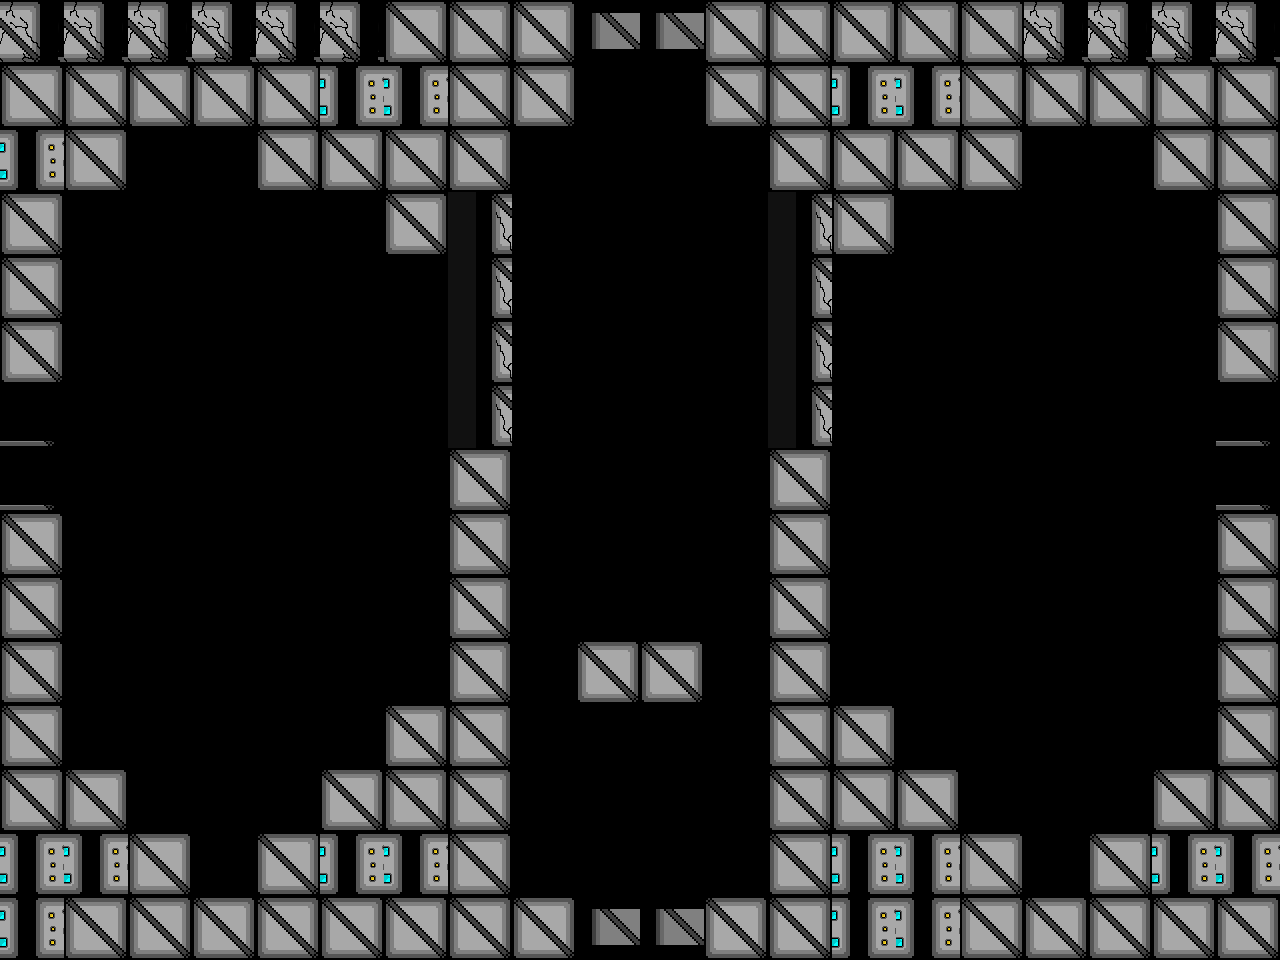

A 2D game scene composited from a Tiled map and its tileset images. What follows is a short description and the map's XML, with each tile layer's data collapsed to a summary:
An orthogonal 20x15 tile map with 64x64 px tiles, 1 tile layer (Tile Layer 2) and 9 objects (4x Assassin, 2x Uno, ScrollingBackground, Player, HealthUp).

<map version="1.0" tiledversion="1.0.3" orientation="orthogonal" renderorder="right-down" width="20" height="15" tilewidth="64" tileheight="64" nextobjectid="101">
 <properties>
  <property name="assassin" value="assets/assasin_rightLeftSpritesheet_Champion.png" />
  <property name="backgroundEasy" value="assets/backgroundEasy.png" />
  <property name="backgroundHard" value="assets/backgroundHard.png" />
  <property name="backgroundMedium" value="assets/backgroundMedium.png" />
  <property name="boss" value="assets/boss.png" />
  <property name="bossexplosion" value="assets/bossexplosion.png" />
  <property name="damageUp" value="assets/metalBoxCoin.png" />
  <property name="explosion" value="assets/explosion.png" />
  <property name="firingRateUp" value="assets/metalBoxCoin.png" />
  <property name="healthUp" value="assets/metalBoxHeart.png" />
  <property name="largeexplosion" value="assets/largeexplosion.png" />
  <property name="loading" value="assets/loading.png" />
  <property name="moveSpeedUp" value="assets/metalBoxCoin.png" />
  <property name="newborn" value="assets/newborn_spritesheet(h54_w62)Champion.png" />
  <property name="player" value="assets/playerSpriteSheetTemp.png" />
  <property name="reward" value="assets/reward1.png" />
  <property name="smallexplosion" value="assets/smallexplosion.png" />
  <property name="uno" value="assets/uno_Static_Champion.png" />
 </properties>
 <tileset firstgid="1" name="blocks1" tilewidth="64" tileheight="64" tilecount="14" columns="14">
  <image source="blocks1.png" width="900" height="64" />
 </tileset>
 <objectgroup color="#00ff00" name="Object Layer 1">
  <object id="59" name="Background" type="ScrollingBackground" x="0" y="0" width="64" height="64">
   <properties>
    <property name="numFrames" value="1" />
    <property name="textureHeight" value="960" />
    <property name="textureID" value="backgroundHard" />
    <property name="textureWidth" value="1280" />
   </properties>
  </object>
  <object id="55" name="Player1" type="Player" x="623.697" y="791.912" width="34" height="64">
   <properties>
    <property name="numFrames" value="6" />
    <property name="textureHeight" value="60" />
    <property name="textureID" value="player" />
    <property name="textureWidth" value="34" />
   </properties>
  </object>
  <object id="92" name="Assassin1" type="Assassin" x="1040.5" y="210.5" width="99" height="99">
   <properties>
    <property name="numFrames" value="4" />
    <property name="textureHeight" value="100" />
    <property name="textureID" value="assassin" />
    <property name="textureWidth" value="100" />
   </properties>
  </object>
  <object id="93" name="Assassin1" type="Assassin" x="1042.5" y="652.5" width="99" height="99">
   <properties>
    <property name="numFrames" value="4" />
    <property name="textureHeight" value="100" />
    <property name="textureID" value="assassin" />
    <property name="textureWidth" value="100" />
   </properties>
  </object>
  <object id="94" name="Assassin1" type="Assassin" x="146.5" y="652.5" width="99" height="99">
   <properties>
    <property name="numFrames" value="4" />
    <property name="textureHeight" value="100" />
    <property name="textureID" value="assassin" />
    <property name="textureWidth" value="100" />
   </properties>
  </object>
  <object id="95" name="Assassin1" type="Assassin" x="138.5" y="204.5" width="99" height="99">
   <properties>
    <property name="numFrames" value="4" />
    <property name="textureHeight" value="100" />
    <property name="textureID" value="assassin" />
    <property name="textureWidth" value="100" />
   </properties>
  </object>
  <object id="97" name="Uno1" type="Uno" x="172.5" y="418.5" width="39" height="51">
   <properties>
    <property name="numFrames" value="2" />
    <property name="textureHeight" value="51" />
    <property name="textureID" value="uno" />
    <property name="textureWidth" value="39" />
   </properties>
  </object>
  <object id="98" name="Uno1" type="Uno" x="1068.5" y="418.5" width="39" height="51">
   <properties>
    <property name="numFrames" value="2" />
    <property name="textureHeight" value="51" />
    <property name="textureID" value="uno" />
    <property name="textureWidth" value="39" />
   </properties>
  </object>
  <object id="100" name="HealthUp" type="HealthUp" x="606" y="114" width="64" height="64">
   <properties>
    <property name="numFrames" value="1" />
    <property name="textureHeight" value="64" />
    <property name="textureID" value="healthUp" />
    <property name="textureWidth" value="64" />
   </properties>
  </object>
 </objectgroup>
 <layer name="Tile Layer 2" width="20" height="15">
  <properties>
   <property name="collidable" value="" />
  </properties>
  <data>[300 cells, 136 non-empty, 6 distinct tile ids]</data>
 </layer>
</map>
